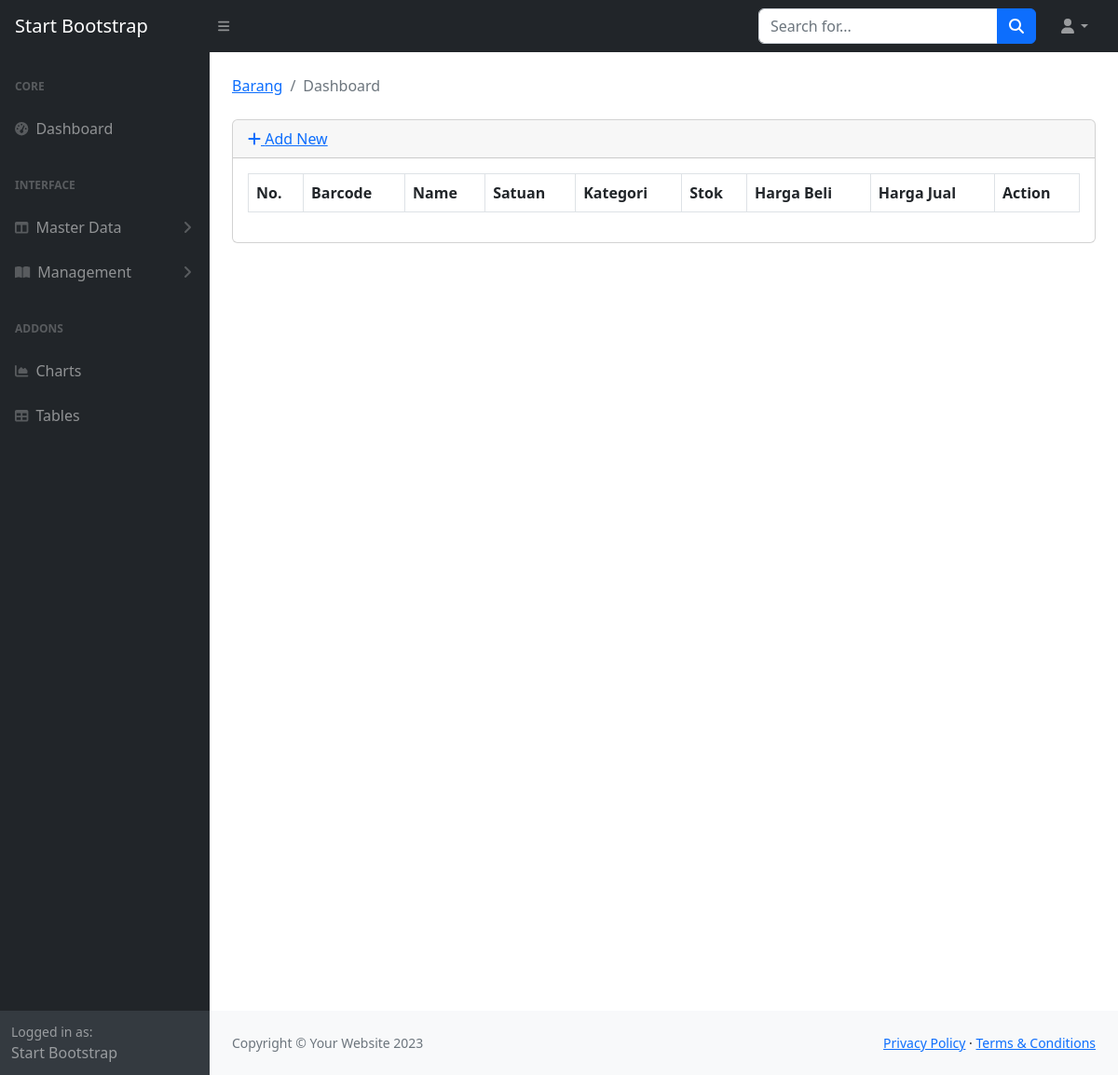
The page /index.php/barang on the database as committed earlier.
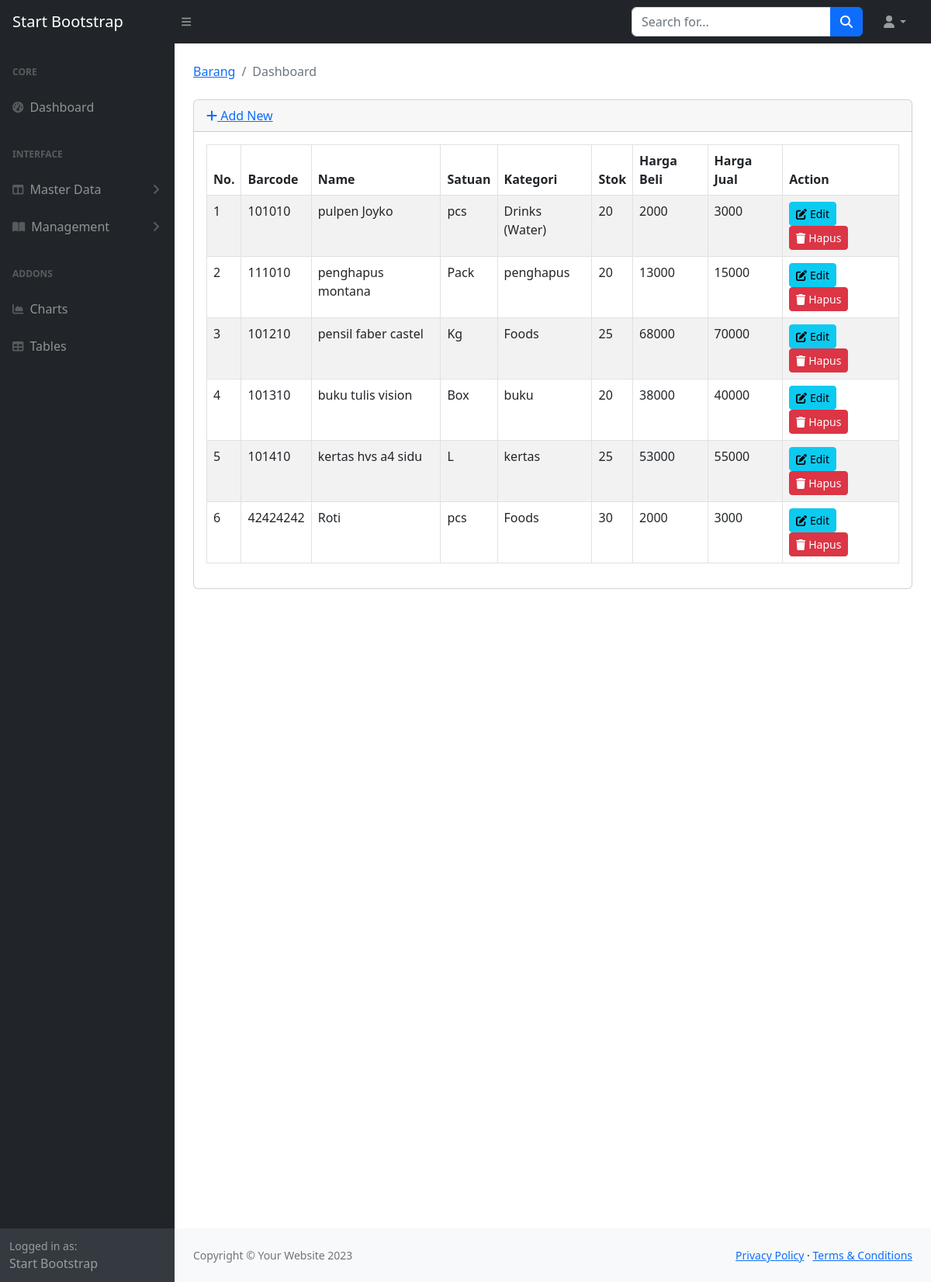
The same page on the database as committed later.
### tables this page shows
CREATE TABLE `barang` (
  `id` int NOT NULL,
  `barkode` int DEFAULT NULL,
  `name` char(100) DEFAULT NULL,
  `harga_jual` bigint DEFAULT NULL,
  `harga_beli` bigint DEFAULT NULL,
  `stok` int DEFAULT NULL,
  `kategori_id` int DEFAULT NULL,
  `satuan_id` int DEFAULT NULL,
  `supplier_id` int DEFAULT NULL,
  `user_id` int DEFAULT NULL
);

CREATE TABLE `satuan` (
  `id` int NOT NULL,
  `name` char(100) DEFAULT NULL,
  `diskripsi` varchar(255) DEFAULT NULL
);

CREATE TABLE `kategori` (
  `id` int NOT NULL,
  `name` char(100) DEFAULT NULL
);

### application/views/template/main.php (called while the page is built, shortened)
<?php
$this->load->view('template/header');
$this->load->view('template/navbar');
$this->load->view('template/sidebar');
$this->load->view($content);

### application/controllers/Barang.php (called while the page is built, shortened)
<?php
class Barang extends CI_Controller {
    public function __construct()
    {
        $this->load->model('Barang_model');
        $this->load->library('form_validation');
    }
    public function index()
    {
        $data = array(
            'title' => 'Dashboard',
            'userlog' => infoLogin(),
            'barang' => $this->Barang_model->getAll(),
            'content' => 'barang/index'
        );
        $this->load->view('template/main', $data);
    }
}

### index.php (called while the page is built, shortened)
<?php
require_once BASEPATH.'core/CodeIgniter.php';

### application/helpers/pos_helper.php (called while the page is built, shortened)
<?php
function infoLogin(){
  $ci = get_instance();
  return $ci->db->get_where('user', ['username' => $ci->session->userdata('username')])->row_array();
}
?>

### application/models/Barang_model.php (called while the page is built, shortened)
<?php defined('BASEPATH') OR exit('No direct script access allowed');
class Barang_model extends CI_Model
{
    public function getAll()
    {
      $sql = "SELECT a.id, a.barkode ,a.name,b.name AS satuan, c.name AS kategori, a.harga_beli, a.harga_jual, a.stok FROM ((barang a LEFT JOIN satuan b ON a.satuan_id = b.id) LEFT JOIN kategori c ON a.kategori_id = c.id)";
      return $this->db->query($sql)->result();
    }
}

### application/views/barang/index.php (the view, shortened to what this page needs)
<main>
  <div class="container-fluid px-4">
    <ol class="breadcrumb mb-4">
      <li class="breadcrumb-item"><a href="<?php echo site_url('barang') ?>">Barang</a></li>
      <li class="breadcrumb-item active"><?php echo $title; ?></li>
    </ol>
    <div class="card mb-4">
      <div class="card-header">
        <a href="<?php echo site_url('barang/add'); ?>"><i class="fas fa-plus"></i> Add New</a>
      </div>
      <div class="card-body">
        <div class="table-responsive">
          <table class="table table-striped table-bordered table-hover" id="tabelkelas" width="100%" cellspacing="0">
            <thead>
              <tr>
                <th>No.</th>
                <th>Barcode</th>
                <th>Name</th>
                <th>Satuan</th>
                <th>Kategori</th>
                <th>Stok</th>
                <th>Harga Beli</th>
                <th>Harga Jual</th>
                <th>Action</th>
              </tr>
            </thead>
            <tbody>
              <?php
              $no = 1;
              foreach ($barang as $barang) {
                echo "<tr>
                  <td>{$no}</td>
                  <td>{$barang->barkode}</td>
                  <td>{$barang->name}</td>
                  <td>{$barang->satuan}</td>
                  <td>{$barang->kategori}</td>
                  <td>{$barang->stok}</td>
                  <td>{$barang->harga_beli}</td>
                  <td>{$barang->harga_jual}</td>
                  <td>
                    <div>
                      <a href='" . base_url('barang/getedit/' . $barang->id) . "' class='btn btn-sm btn-info'><i class='fas fa-edit'></i> Edit</a>
                      <a href='" . base_url('barang/delete/' . $barang->id) . "' class='btn btn-sm btn-danger'
                        onclick='return confirm(\"Ingin mengapus data kategori ini?\");'><i class='fas fa-trash'></i> Hapus</a>
                    </div>
                  </td>
                </tr>";
                $no++;
              } ?>
            </tbody>
          </table>
        </div>
      </div>
    </div>
    <div style="height: 100vh;"></div>
  </div>
</main>

Rows that differ between the two databases and show on the page:
added barang: barkode "101010", name "pulpen Joyko", satuan.name "pcs", kategori.name "Drinks (Water)", stok "20", harga_beli "2000", harga_jual "3000"
added barang: barkode "111010", name "penghapus montana", satuan.name "Pack", kategori.name "penghapus", stok "20", harga_beli "13000", harga_jual "15000"
added barang: barkode "101210", name "pensil faber castel", satuan.name "Kg", kategori.name "Foods", stok "25", harga_beli "68000", harga_jual "70000"
added barang: barkode "101310", name "buku tulis vision", satuan.name "Box", kategori.name "buku", stok "20", harga_beli "38000", harga_jual "40000"
added barang: barkode "101410", name "kertas hvs a4 sidu", satuan.name "L", kategori.name "kertas", stok "25", harga_beli "53000", harga_jual "55000"
added barang: barkode "42424242", name "Roti", satuan.name "pcs", kategori.name "Foods", stok "30", harga_beli "2000", harga_jual "3000"
